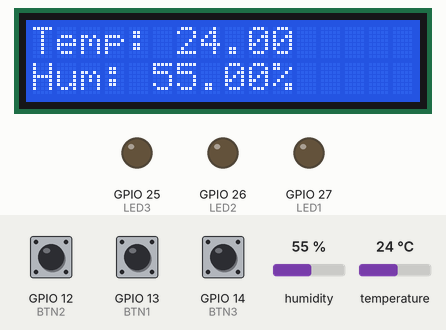
Bench run of a sketch on a simulated ESP32. Shown: 16×2 character LCD, output pins drawn as LEDs (lit = HIGH). Inputs (shaded band) come from the test bench; at power-on: GPIO 12 (BTN2) HIGH, GPIO 13 (BTN1) HIGH, GPIO 14 (BTN3) HIGH, humidity 55 %, temperature 24 °C. WiFi joins after 1.5 s; servers stay silent unless stated; uploads are accepted with an empty reply; what the sketch prints to the serial monitor is not drawn.

Above: at 5.8 s.
5.9 s: GPIO 12 (BTN2) pulled LOW for 0.15 s
At 7.5 s:
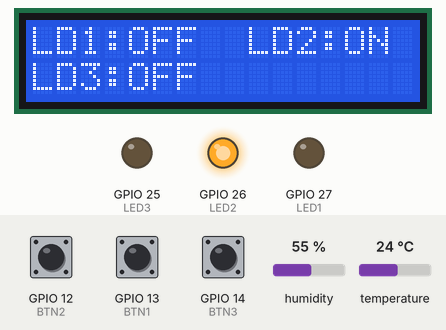
11.9 s: GPIO 13 (BTN1) pulled LOW for 0.15 s
At 13.3 s:
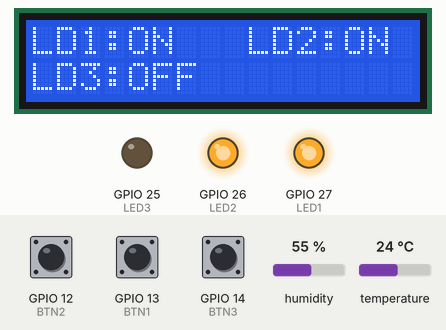
17.1 s: GPIO 14 (BTN3) pulled LOW for 0.15 s
At 18.4 s:
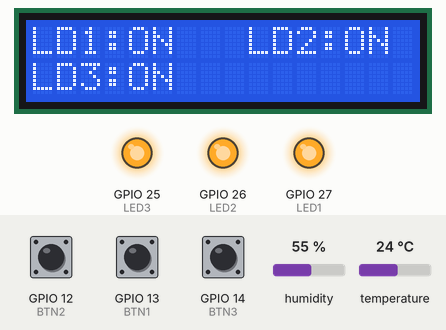
22.3 s: GPIO 12 (BTN2) pulled LOW for 1 s
At 23.9 s:
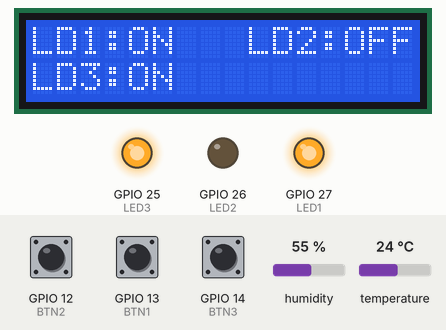
27.5 s: GPIO 13 (BTN1) pulled LOW for 1 s
At 28.8 s:
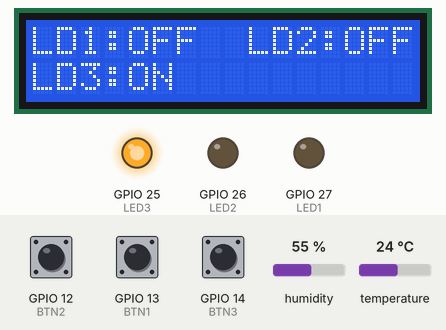
32.7 s: GPIO 12 (BTN2) pulled LOW for 0.15 s
At 33.9 s:
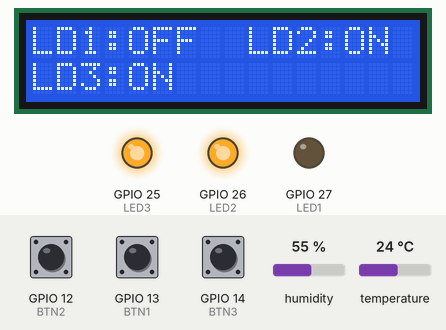
Timing chart, 0 to 35.7 s (numbered marks = the images above; inputs shaded):
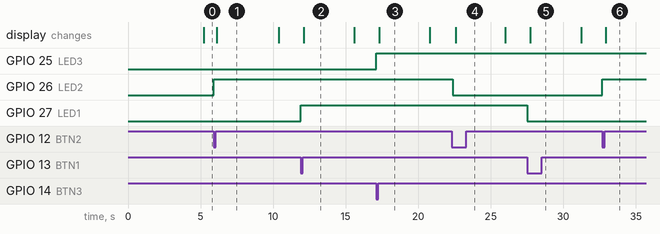

Measured:
- after the input at 5.9 s, GPIO 26 (LED2): LOW → HIGH at once; the display: changes after 0.22 s (image 1)
- after the input at 11.9 s, GPIO 27 (LED1): LOW → HIGH at once; the display: changes after 0.22 s (image 2)
- after the input at 17.1 s, GPIO 25 (LED3): LOW → HIGH at once; the display: changes after 0.22 s (image 3)
- after the input at 22.3 s, GPIO 26 (LED2): HIGH → LOW after 0.08 s; the display: changes after 0.30 s (image 4)
- after the input at 27.5 s, GPIO 27 (LED1): HIGH → LOW at once; the display: changes after 0.22 s (image 5)
- after the input at 32.7 s, GPIO 26 (LED2): LOW → HIGH at once; the display: changes after 0.22 s (image 6)
- what the display in image 1 shows lasts 4.3 s, from 6.1 s to 10.4 s

The sketch:

sketch_oct15a.ino
```cpp
#include "DHT.h"
#include <Wire.h>
#include <WiFi.h>
#include <HTTPClient.h>
#include <ArduinoJson.h>
#define DHTPIN 33
#define DHTTYPE DHT22
#include <LiquidCrystal_PCF8574.h>
const char* ssid = "joimar-H310M-H";
const char* password = "S7D8EQAq";

// URLs de la API
const char* serverDatos = "http://10.42.0.1:3000/send_dht";
const char* userToken = "eyJhbGciOiJIUzI1NiIsInR5cCI6IkpXVCJ9.eyJpZCI6MSwidXNlcm5hbWUiOiJKb2ltYXIiLCJpYXQiOjE3NjEwMDM3NDIsImV4cCI6MTc2MTAxMDk0Mn0.9JsU9GiTSbUBFpaMdveoiJWKJ1FRBINQV5ClTlmih6I";


//DHTTYPE = DHT11, but there are also DHT22 and 21
LiquidCrystal_PCF8574 lcd(0x3F);
DHT dht(DHTPIN, DHTTYPE);  // constructor to declare our sensor

unsigned long tiempo2 = 0;
unsigned long lastCheck = 0;

int LED1 = 27;
int LED2 = 26;
int LED3 = 25;


const int BTN1 = 13;
const int BTN2 = 12;
const int BTN3 = 14;

bool lastBtn1 = LOW;
bool lastBtn2 = LOW;
bool lastBtn3 = LOW;

bool statusE1 = false, statusE2 = false, statusE3 = false;

void actualizarLCD() {
  lcd.clear();
  lcd.setCursor(0, 0);
  lcd.print("LD1:");
  lcd.print(statusE1 ? "ON" : "OFF");
  lcd.setCursor(9, 0);
  lcd.print("LD2:");
  lcd.print(statusE2 ? "ON" : "OFF");
  lcd.setCursor(0, 1);
  lcd.print("LD3:");
  lcd.print(statusE3 ? "ON" : "OFF");
}

void setup() {
  Serial.begin(9600);
  dht.begin();
  Wire.begin(21, 22);  // SDA = 19, SCL = 18 en ESP32

  lcd.begin(16, 2);
  lcd.setBacklight(255);
  lcd.clear();
  pinMode(LED1, OUTPUT);
  pinMode(LED2, OUTPUT);
  pinMode(LED3, OUTPUT);
  pinMode(BTN1, INPUT);
  pinMode(BTN2, INPUT);
  pinMode(BTN3, INPUT);

  digitalWrite(LED1, LOW);
  digitalWrite(LED2, LOW);
  digitalWrite(LED3, LOW);
  actualizarLCD();

  WiFi.begin(ssid, password);
  while (WiFi.status() != WL_CONNECTED) {
    delay(250);
    Serial.print(".");
  }
  Serial.println("WiFi conectado");
  Serial.println(WiFi.localIP());
}
void myFunction() {
  float h = dht.readHumidity();
  float t = dht.readTemperature();
  if (isnan(h) || isnan(t)) {
    lcd.print("Failed reception");
    return;
    //Returns an error if the ESP32 does not receive any measurements
  }
  lcd.clear();
  lcd.setCursor(0, 0);
  lcd.print("Temp: ");
  lcd.print(t);
  lcd.setCursor(0, 1);
  lcd.print("Hum: ");
  lcd.print(h);
  lcd.print("%");
}
void Led() {
  if (Serial.available() > 0) {
    char dato = Serial.read();  // Leer el dato enviado desde Java

    if (dato == '1') {
      if (!statusE1) {  // solo enciende si estaba apagado
        statusE1 = true;
        digitalWrite(LED1, HIGH);
        Serial.println("LED1 ENCENDIDO");
        actualizarLCD();
      }
    } else if (dato == '0') {
      if (statusE1) {  // solo apaga si estaba encendido
        statusE1 = false;
        digitalWrite(LED1, LOW);
        Serial.println("LED1 APAGADO");
        actualizarLCD();
      }
    } else if (dato == '2') {
      if (!statusE2) {
        statusE2 = true;
        digitalWrite(LED2, HIGH);
        Serial.println("LED2 ENCENDIDO");
        actualizarLCD();
      }
    } else if (dato == '3') {
      if (statusE2) {  // solo apaga si estaba encendido
        statusE2 = false;
        digitalWrite(LED2, LOW);
        Serial.println("LED2 APAGADO");
        actualizarLCD();
      }
    } else if (dato == '4') {
      if (!statusE3) {  //
        statusE3 = true;
        digitalWrite(LED3, HIGH);
        Serial.println("LED3 ENCENDIDO");
        actualizarLCD();
      }
    } else if (dato == '5') {
      if (statusE3) {  // solo apaga si estaba encendido
        statusE3 = false;
        digitalWrite(LED3, LOW);
        Serial.println("LED3 APAGADO");
        actualizarLCD();
      }
    }
  }
}
void loop() {
  //Led();
  bool currentBtn1 = digitalRead(BTN1);
  if (lastBtn1 == HIGH && currentBtn1 == LOW) {  // transición ALTO → BAJO (pulsado)
    statusE1 = !statusE1;                        // cambiar estado del LED
    digitalWrite(LED1, statusE1);
    Serial.println(statusE1 ? "LED1 ENCENDIDO" : "LED1 APAGADO");
    sendDatoBombillos(statusE1, statusE2, statusE3);
    actualizarLCD();
    delay(50);  // antirrebote
  }
  lastBtn1 = currentBtn1;

  // --- BOTÓN 2 ---
  bool currentBtn2 = digitalRead(BTN2);
  if (lastBtn2 == HIGH && currentBtn2 == LOW) {
    statusE2 = !statusE2;
    digitalWrite(LED2, statusE2);
    Serial.println(statusE2 ? "LED2 ENCENDIDO" : "LED2 APAGADO");
    sendDatoBombillos(statusE1, statusE2, statusE3);
    actualizarLCD();
    delay(50);
  }
  lastBtn2 = currentBtn2;

  // --- BOTÓN 3 ---
  bool currentBtn3 = digitalRead(BTN3);
  if (lastBtn3 == HIGH && currentBtn3 == LOW) {
    statusE3 = !statusE3;
    digitalWrite(LED3, statusE3);
    Serial.println(statusE3 ? "LED3 ENCENDIDO" : "LED3 APAGADO");
    sendDatoBombillos(statusE1, statusE2, statusE3);
    actualizarLCD();
    delay(50);
  }
  lastBtn3 = currentBtn3;
  /*
  if (millis() - tiempo2 >= 5000) {
    float h = dht.readHumidity();
    float t = dht.readTemperature();
    float f = dht.readTemperature(true);

    if (isnan(h) || isnan(t) || isnan(f)) {
      Serial.println("Failed reception");
      return;
    }

    Serial.print("Temperatura:");
    Serial.print(t);
    Serial.print(";");
    Serial.print("Humedad:");
    Serial.println(h);
  }
  */
  unsigned long now = millis();
  if (WiFi.status() == WL_CONNECTED) {
    if (millis() - tiempo2 >= 5000) {
      enviarDatosDHT();
    }
    if (now - lastCheck >= 2000) {
      lastCheck = now;
      updateLedsFromServer();
    }
  } else {
    Serial.println("WiFi no conectado");
  }

  if (millis() - tiempo2 >= 5000) {
    tiempo2 = millis();
    myFunction();
  }
}
void enviarDatosDHT() {
  float h = dht.readHumidity();
  float t = dht.readTemperature();

  Serial.print("Temperatura:");
  Serial.print(t);
  Serial.print(";");
  Serial.print("Humedad:");
  Serial.println(h);

  HTTPClient http;
  http.begin(serverDatos);
  http.addHeader("Content-Type", "application/json");
  http.addHeader("Authorization", "Bearer " + String(userToken));

  StaticJsonDocument<200> jsonDoc;
  jsonDoc["temperatura"] = t;
  jsonDoc["humedad"] = h;
  String jsonString;
  serializeJson(jsonDoc, jsonString);

  int httpResponseCode = http.POST(jsonString);

  if (httpResponseCode > 0) {
    String response = http.getString();
    Serial.println("Respuesta del servidor:");
    Serial.println(response);
  } else {
    Serial.println("Error al enviar datos DHT");
  }

  http.end();
}
void sendDatoBombillos(int led1, int led2, int led3) {
  HTTPClient http;
  StaticJsonDocument<200> jsonDoc;
  jsonDoc["led1"] = led1;
  jsonDoc["led2"] = led2;
  jsonDoc["led3"] = led3;

  String jsonString;
  serializeJson(jsonDoc, jsonString);
  http.begin("http://10.42.0.1:3000/leds");
  http.addHeader("Content-Type", "application/json");
  http.addHeader("Authorization", "Bearer " + String(userToken));

  int httpResponseCode = http.POST(jsonString);
  if (httpResponseCode > 0) {
    Serial.println("✅ POST exitoso: " + http.getString());
  } else {
    Serial.println("❌ Error en POST: " + String(httpResponseCode));
  }
  http.end();
}
void updateLedsFromServer() {
  HTTPClient http;
  http.begin("http://10.42.0.1:3000/leds");
  http.addHeader("Authorization", "Bearer " + String(userToken));


  int httpCode = http.GET();
  if (httpCode == 200) {
    String payload = http.getString();
    Serial.println("📩 Respuesta: " + payload);

    StaticJsonDocument<200> doc;
    DeserializationError error = deserializeJson(doc, payload);
    http.addHeader("Authorization", "Bearer " + String(userToken));

    if (!error) {
      bool led1 = doc["led1"];
      bool led2 = doc["led2"];
      bool led3 = doc["led3"];

      digitalWrite(LED1, led1 ? HIGH : LOW);
      digitalWrite(LED2, led2 ? HIGH : LOW);
      digitalWrite(LED3, led3 ? HIGH : LOW);

      Serial.printf("💡 Estado aplicado → LED1:%d LED2:%d LED3:%d\n", led1, led2, led3);
    } else {
      Serial.println("⚠️ Error al parsear JSON");
    }
  } else {
    Serial.printf("⚠️ Error HTTP: %d\n", httpCode);
  }
}
```
